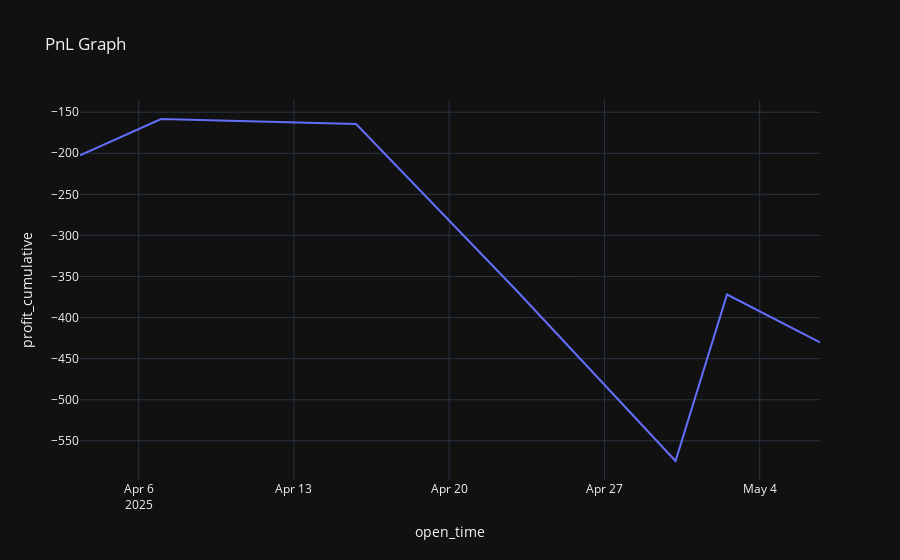

The notebook cell this image was saved under:
### Code cell
pnl_chart = bt.plot_pnl()
display(pnl_chart)

### Figure 1 — Plotly figure (JSON) as saved in the notebook; plotly's stock layout.template omitted (floating-point values rounded to 4 significant figures)
{"data": [{"hovertemplate": "open_time=%{x}<br>profit_cumulative=%{y}<extra></extra>", "legendgroup": "", "line": {"color": "#636efa", "dash": "solid"}, "marker": {"symbol": "circle"}, "mode": "lines", "name": "", "orientation": "v", "showlegend": false, "type": "scatter", "x": ["2025-04-03T08:28:00", "2025-04-07T00:09:00", "2025-04-15T19:17:00", "2025-04-23T00:35:00", "2025-04-30T04:57:00", "2025-05-02T12:39:00", "2025-05-06T17:16:00"], "xaxis": "x", "y": [-202.4, -158.3, -164.5, -366.8, -574.5, -371.9, -430.2], "yaxis": "y"}], "layout": {"legend": {"tracegroupgap": 0}, "title": {"text": "PnL Graph"}, "xaxis": {"anchor": "y", "domain": [0, 1], "title": {"text": "open_time"}}, "yaxis": {"anchor": "x", "domain": [0, 1], "title": {"text": "profit_cumulative"}}}}
